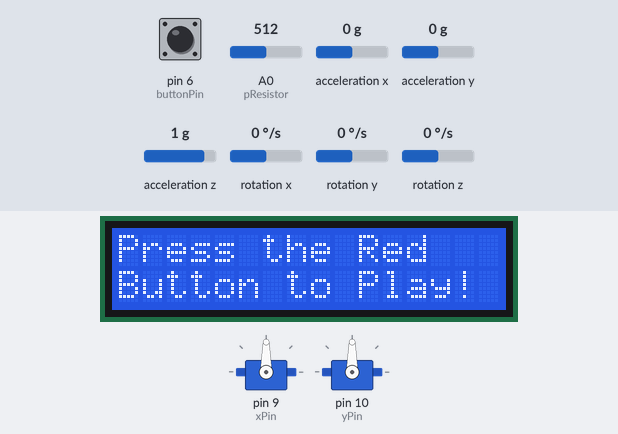
This sketch was run on a simulated Arduino Uno, built with avr-gcc and run on an emulated ATmega328P. Shown: 2 × servo, 16×2 character LCD. Wiring (inferred from the names in the program): MPU-6050 motion sensor at I2C address 0x68. The test bench sets the inputs (shaded band); at power-on: pin 6 (buttonPin) LOW, acceleration x 0 g, acceleration y 0 g, A0 (pResistor) = 512, acceleration z 1 g, rotation x 0 °/s, rotation y 0 °/s, rotation z 0 °/s. What the sketch prints to the serial monitor is not drawn.

Above: at 1.2 s.
1.3 s: pin 6 (buttonPin) pulled HIGH for 0.2 s
At 2.2 s:
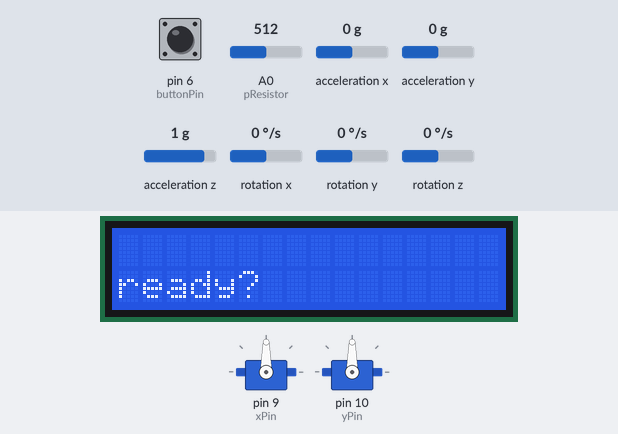
4.5 s: acceleration x set to -1.4 g
At 7.48 s:
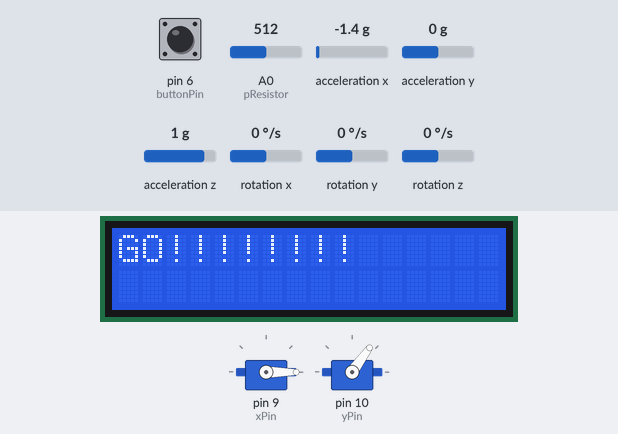
7.5 s: acceleration y set to 0.8 g
9.9 s: A0 (pResistor) set to 151
11.4 s: A0 (pResistor) set to 138
At 11.9 s:
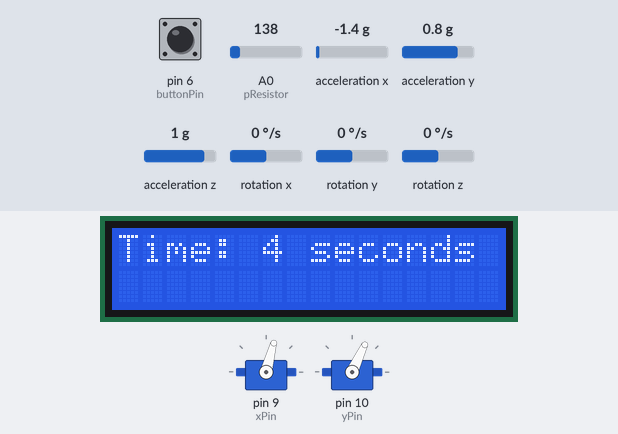
13.0 s: pin 6 (buttonPin) driven HIGH
At 16.89 s:
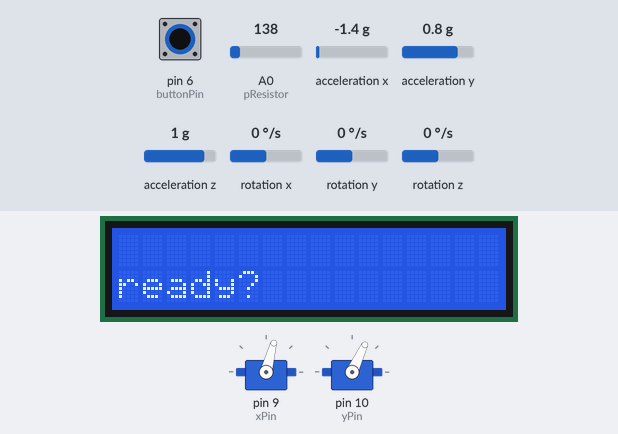
Timing chart, 0 to 17.0 s (numbered marks = the images above; inputs shaded):
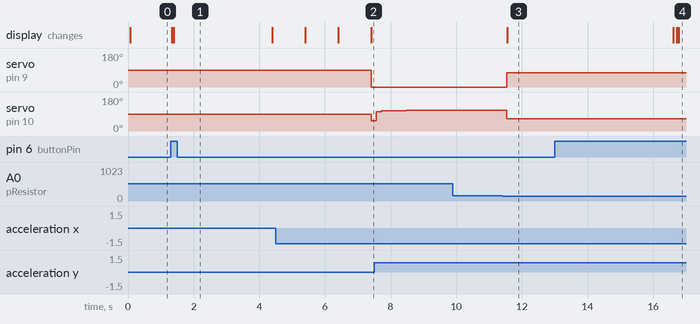

The sketch:

Accelerometer.ino
```cpp
//ACCELEROMETER CODE
#include "Wire.h" // This library allows you to communicate with I2C devices.

const int MPU_ADDR = 0x68; // I2C address of the MPU-6050. If AD0 pin is set to HIGH, the I2C address will be 0x69.

int16_t accelerometer_x, accelerometer_y, accelerometer_z; // variables for accelerometer raw data
int16_t gyro_x, gyro_y, gyro_z; // variables for gyro raw data
int16_t temperature; // variables for temperature data

char tmp_str[7]; // temporary variable used in convert function

char* convert_int16_to_str(int16_t i) { // converts int16 to string. Moreover, resulting strings will have the same length in the debug monitor.
  sprintf(tmp_str, "%6d", i);
  return tmp_str;
}

//SERVO CODE
#include <Servo.h>

Servo servoX;  // create servo object to control a servo
Servo servoY;


const int xPin = 9;
const int yPin = 10;

const float alpha = 0.9;
double data_filteredX[] = {0, 0};
double data_filteredY[] = {0,0};
const int n = 1;
const int m = 1;

//LCD CODE
#include <LiquidCrystal.h>
//initialise the library with the numbers of the interface pins
LiquidCrystal lcd(12, 11, 5, 4, 3, 2);

//PHOTORESISTOR CODE
const int pResistor = A0; // Photoresistor at Arduino analog pin A0

//Variables
int value;          // Store value from photoresistor (0-1023)

//BUTTON

int button = 0;
int buttonPin = 6;
bool buttonState = 0;

//DEBOUNCING

int lastButtonState = LOW;  // the previous reading from the input pin

unsigned long lastDebounceTime = 0;  // the last time the output pin was toggled
unsigned long debounceDelay = 50;    // the debounce time; increase if the output flickers


void setup() {
  servoX.attach(9);  // attaches servo connected to Arduino pin 9 to the myservo object
  servoY.attach(10);
  pinMode(xPin,INPUT);
  pinMode(yPin,INPUT);
  pinMode(buttonPin, INPUT);

  Serial.begin(9600);
  Wire.begin();
  Wire.beginTransmission(MPU_ADDR); // Begins a transmission to the I2C slave (GY-521 board)
  Wire.write(0x6B); // PWR_MGMT_1 register
  Wire.write(0); // set to zero (wakes up the MPU-6050)
  Wire.endTransmission(true);

  pinMode(pResistor, INPUT);// Set pResistor - A0 pin as an input (optional)
  Serial.begin(9600);
  Serial.println("here");
}


void loop() {
  int loopStartOver = millis();
  Serial.println("start");

  lcd.autoscroll();
  lcd.begin(16, 2);


  lcd.print("Press the Red");
  lcd.setCursor(0, 1);
  lcd.print("Button to Play!");

  delay(100);


  buttonState = digitalRead(buttonPin);


  Serial.println(buttonState);

  if(buttonState == true){
    buttonState = true;
    int trueTime = millis();
    int gameStart = millis();

    lcd.autoscroll();
    // set up the LCD's number of columns and rows:
    lcd.clear();
    lcd.begin(16, 2);

    // Print a message to the LCD.
    lcd.setCursor(0, 1);


    lcd.print("ready?");
    delay(3000);
    lcd.clear();
    lcd.print("3");
    delay(1000);
    lcd.clear();
    lcd.print("2");
    delay(1000);
    lcd.clear();
    lcd.print("1");
    delay(1000);
    lcd.clear();

    lcd.print("GO!!!!!!!!");

    Serial.println("Button push");

    int timer = millis();

    while (buttonState == true){

      int startTime = millis();
      Serial.println(startTime);

      Serial.println("Playing");

      Wire.beginTransmission(MPU_ADDR);
      Wire.write(0x3B); // starting with register 0x3B (ACCEL_XOUT_H) [MPU-6000 and MPU-6050 Register Map and Descriptions Revision 4.2, p.40]
      Wire.endTransmission(false); // the parameter indicates that the Arduino will send a restart. As a result, the connection is kept active.
      Wire.requestFrom(MPU_ADDR, 7*2, true); // request a total of 7*2=14 registers

      // "Wire.read()<<8 | Wire.read();" means two registers are read and stored in the same variable
      accelerometer_x = Wire.read()<<8 | Wire.read(); // reading registers: 0x3B (ACCEL_XOUT_H) and 0x3C (ACCEL_XOUT_L)
      accelerometer_y = Wire.read()<<8 | Wire.read(); // reading registers: 0x3D (ACCEL_YOUT_H) and 0x3E (ACCEL_YOUT_L)
      accelerometer_z = Wire.read()<<8 | Wire.read(); // reading registers: 0x3F (ACCEL_ZOUT_H) and 0x40 (ACCEL_ZOUT_L)
      temperature = Wire.read()<<8 | Wire.read(); // reading registers: 0x41 (TEMP_OUT_H) and 0x42 (TEMP_OUT_L)
      gyro_x = Wire.read()<<8 | Wire.read(); // reading registers: 0x43 (GYRO_XOUT_H) and 0x44 (GYRO_XOUT_L)
      gyro_y = Wire.read()<<8 | Wire.read(); // reading registers: 0x45 (GYRO_YOUT_H) and 0x46 (GYRO_YOUT_L)
      gyro_z = Wire.read()<<8 | Wire.read(); // reading registers: 0x47 (GYRO_ZOUT_H) and 0x48 (GYRO_ZOUT_L)

      int xValue = map(accelerometer_x, -16000,16000, 20,120 );
      int yValue = map(accelerometer_y, -16000,16000, 0,120);
      //float data_filtered [n] = alpha * data + (1 - alpha) * data_filtered [n-1];

      data_filteredX[n] = alpha * xValue + (1 - alpha) * data_filteredX[n-1];
      data_filteredX[n-1] = data_filteredX[n];
      data_filteredY[m] = alpha * yValue + (1 - alpha) * data_filteredY[m-1];
      data_filteredY[m-1] = data_filteredY[m];

      Serial.print("x: ");
      Serial.print(xValue);
      Serial.print(" y: ");
      Serial.println(yValue);
      //int turn = analogRead(pot);
      servoX.write(data_filteredX[n]);
      servoY.write(data_filteredY[m]);

      delay(150);

      int millisCount = millis();
      lcd.setCursor(0, 1);
      // print the number of seconds since reset:
      //int decimals = ((millis()-10000) % 1000);
      //lcd.print(((millis() - timer)/1000));
      //lcd.print(".");
      //lcd.print(decimals);

      //output statements at end of round
      Serial.print("Your time is: ");
      //Serial.print(((millis() - timer) / 1000));
      Serial.println("seconds");

      value = analogRead(pResistor);
      value = map(value, 0, 1023, 0, 100);

      Serial.println(value);

      if(value <= 13){
        servoX.write(75);
        servoY.write(65);

        lcd.clear();
        lcd.print("Time: ");
        //int time = ((((millis() - timer) / 1000)));
        //lcd.print(time-65);
        //int lagTime = gameStart - loopStartOver;
        //lcd.print((millis()-lagTime)/1000);
        int falseTime = millis();
        lcd.print(((falseTime - trueTime - 6000)/1000));
        lcd.print(" seconds");
        delay(5000);

        buttonState = false;

        break;
      }

    }
  }
}
```

Measured:
- the behaviour switches between 144 and 143 on A0 (pResistor) (found by bisection; images 2 and 3)
- after the input at 1.3 s, the display: first changes at once (image 1 shows a later state)
- after the input at 4.5 s, servo on pin 9 (xPin): 90° → 0° after 2.9 s
- after the input at 9.9 s, every drawn part: stays the same
- after the input at 11.4 s, servo on pin 9 (xPin): 0° → 75° after 0.15 s; servo on pin 10 (yPin): 109° → 65° after 0.15 s; the display: changes after 0.15 s (image 3)
- after the input at 13.0 s, the display: first differs from a run without the input after 3.7 s (image 4 shows a later state)
